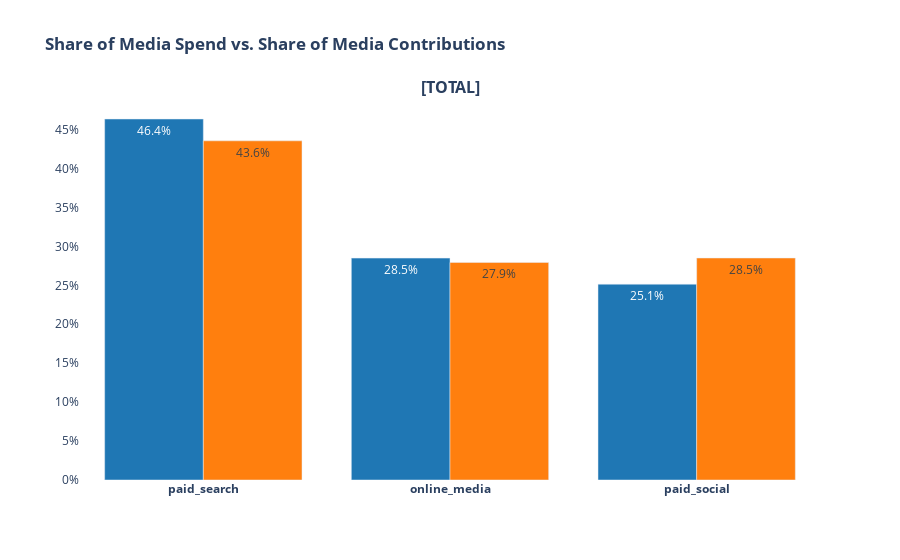

The notebook cell this image was saved under:
### Code cell
dict_decomposition = bmmm.calc_model_decomposition(df, df_model, mmm_model_output, df_media_spend, selected_model_index, model_form, num_weeks=None, min_max_adjustment=True)
my_fig = bmmm.plot_share_of_spend_vs_contributions(dict_decomposition)

### Figure 1 — Plotly figure (JSON) as saved in the notebook; plotly's stock layout.template omitted (floating-point values rounded to 4 significant figures)
{"data": [{"hovertext": ["<b>paid_search</b> <br>Share of Media Spend: 46.4%", "<b>online_media</b> <br>Share of Media Spend: 28.5%", "<b>paid_social</b> <br>Share of Media Spend: 25.1%"], "marker": {"color": "#1f77b4"}, "name": "Share of Media Spend", "text": ["46.4%", "28.5%", "25.1%"], "textposition": "auto", "type": "bar", "x": ["<b>paid_search</b>", "<b>online_media</b>", "<b>paid_social</b>"], "xaxis": "x", "y": [0.4636, 0.2849, 0.2515], "yaxis": "y"}, {"hovertext": ["<b>paid_search</b> <br>Share of Media Contributions: 43.6%", "<b>online_media</b> <br>Share of Media Contributions: 27.9%", "<b>paid_social</b> <br>Share of Media Contributions: 28.5%"], "marker": {"color": "#ff7f0e"}, "name": "Share of Media Contributions", "text": ["43.6%", "27.9%", "28.5%"], "textposition": "auto", "type": "bar", "x": ["<b>paid_search</b>", "<b>online_media</b>", "<b>paid_social</b>"], "xaxis": "x", "y": [0.4355, 0.2794, 0.2851], "yaxis": "y"}], "layout": {"annotations": [{"font": {"size": 16}, "showarrow": false, "text": "<b>[TOTAL]</b>", "x": 0.5, "xanchor": "center", "xref": "paper", "y": 1, "yanchor": "bottom", "yref": "paper"}], "autosize": true, "barmode": "group", "plot_bgcolor": "#ffffff", "showlegend": false, "title": {"text": "<b>Share of Media Spend vs. Share of Media Contributions</b>"}, "uniformtext": {"minsize": 8, "mode": "hide"}, "xaxis": {"anchor": "y", "domain": [0, 1], "tickangle": 0}, "yaxis": {"anchor": "x", "domain": [0, 1], "tickformat": ",.0%"}}}
